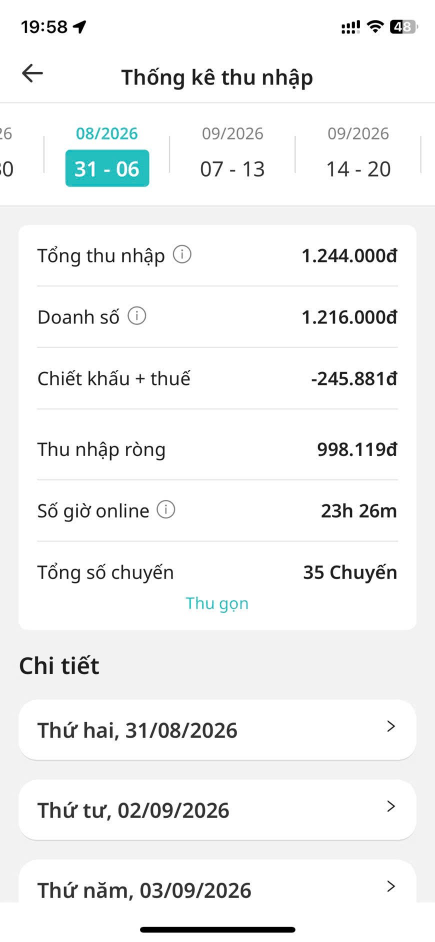
#> input picture data/test_samples/gsm_sample_bike.jpg, 870 x 1884 px (shown at 1/2 size)
$ python -i online_and_ai_detector.py   (imports and definitions only)
#> lines starting #> are read from the running program, lines starting #| are printed output that depends on the picture
import json
import numpy as np
from PIL import Image, ImageOps
from typing import Tuple, List, Optional
from pydantic import BaseModel


class SyntheticImageDetectionResult(BaseModel):
    is_flagged: bool
    status_code: str  # APPROVED, STOCK_IMAGE_DETECTED, AI_GENERATED_DETECTED
    confidence_score: float
    flag_reason: Optional[str] = None


def compute_dhash_int(pil_img: Image.Image, hash_size: int = 8) -> int:
    """Computes difference hash (dHash) as an integer for fast bitwise comparison."""
    resized = pil_img.convert("L").resize(
        (hash_size + 1, hash_size), Image.Resampling.BILINEAR
    )
    arr = np.array(resized)
    diff = arr[:, 1:] > arr[:, :-1]
    decimal_val = 0
    for bit in diff.flatten():
        decimal_val = (decimal_val << 1) | int(bit)
    return decimal_val


def hamming_distance(h1: int, h2: int) -> int:
    return bin(h1 ^ h2).count("1")


def detect_ai_generated_fft_anomalies(pil_img: Image.Image) -> Tuple[bool, float]:
    """
    Detects diffusion model generation (Midjourney, DALL-E, Flux, Stable Diffusion)
    via Fast Fourier Transform (FFT) 2D power spectrum analysis.
    AI generative models exhibit synthetic checkerboard / periodic artifacts in high frequencies.
    """
    gray = np.array(pil_img.convert("L").resize((256, 256)))
    f = np.fft.fft2(gray)
    fshift = np.fft.fftshift(f)
    magnitude_spectrum = 20 * np.log(np.abs(fshift) + 1e-8)

    # analyze high-frequency quadrant energy ratio
    h, w = magnitude_spectrum.shape
    center_y, center_x = h // 2, w // 2
    r = 30  # radius of low frequencies

    # mask out low frequencies
    y, x = np.ogrid[:h, :w]
    mask = (x - center_x) ** 2 + (y - center_y) ** 2 > r**2
    outer = magnitude_spectrum[mask]
    center = magnitude_spectrum[~mask]
    ratio = np.mean(outer) / (np.mean(center) + 1e-8)
    # natural photos have decaying high-frequency spectrum; synthetic diffusion has elevated grid peaks
    is_suspicious_ai = bool(ratio > 1.35)
    return is_suspicious_ai, float(ratio)


class OnlineStockAndAIDetector:
    def __init__(self, stock_hash_db_path: Optional[str] = None):
        self.known_stock_hashes: List[int] = []
        if stock_hash_db_path:
            try:
                with open(stock_hash_db_path, "r") as f:
                    self.known_stock_hashes = json.load(f)
            except Exception:
                pass

    def register_stock_image(self, pil_img: Image.Image):
        h = compute_dhash_int(pil_img)
        self.known_stock_hashes.append(h)

    def evaluate_image(
        self,
        pil_img: Image.Image,
        ai_detected_flag: bool = False,
        ai_evidence_note: Optional[str] = None,
    ) -> SyntheticImageDetectionResult:
        """
        Evaluates image against:
        1. Known online stock images database (dHash hamming distance <= 6).
        2. Forensic FFT frequency spectrum anomalies.
        3. Multimodal AI generative inspection flags.
        """
        # 1. Online Stock Image Database Check (original & horizontally mirrored)
        target_hash = compute_dhash_int(pil_img)
        mirrored_hash = compute_dhash_int(ImageOps.mirror(pil_img))
        for stock_hash in self.known_stock_hashes:
            dist = min(hamming_distance(target_hash, stock_hash), hamming_distance(mirrored_hash, stock_hash))
            if dist <= 6:
                return SyntheticImageDetectionResult(
                    is_flagged=True,
                    status_code="STOCK_IMAGE_DETECTED",
                    confidence_score=0.95,
                    flag_reason="Ảnh trùng khớp với kho ảnh xe stock / quảng cáo trên mạng (dHash match).",
                )

        # 2. AI Generative Inspection (Combined Visual AI + FFT)
        is_fft_ai, fft_score = detect_ai_generated_fft_anomalies(pil_img)

        if ai_detected_flag:
            return SyntheticImageDetectionResult(
                is_flagged=True,
                status_code="AI_GENERATED_DETECTED",
                confidence_score=0.92,
                flag_reason=f"Phát hiện ảnh do AI tạo (Midjourney/DALL-E/Flux): {ai_evidence_note or 'chi tiết dị thường trên logo/vành xe'}.",
            )

        if is_fft_ai:
            return SyntheticImageDetectionResult(
                is_flagged=True,
                status_code="AI_GENERATED_DETECTED",
                confidence_score=0.85,
                flag_reason=f"Phát hiện phổ tần số nhân tạo đặc trưng của mô hình khuếch tán AI (FFT score {fft_score:.2f}).",
            )

        return SyntheticImageDetectionResult(
            is_flagged=False,
            status_code="APPROVED",
            confidence_score=0.0,
            flag_reason=None,
        )


detector = OnlineStockAndAIDetector()

>>> from PIL import Image
>>> picture = Image.open('../data/test_samples/gsm_sample_bike.jpg')
#> picture is the input picture: PIL image 870x1884 RGB; mean R, G, B 243.1, 244.4, 244.4
>>> result = OnlineStockAndAIDetector().evaluate_image(picture)
#> the loop in compute_dhash_int, `for bit in diff.flatten():` made 64 passes
#> (bit, decimal_val) on passes 2 to 13: (False, 0), (False, 0), (False, 0), (True, 1), (True, 3), (False, 6), (True, 13), (False, 26), (False, 52), (True, 105), (True, 211), (True, 423)
#> after the loop in compute_dhash_int, `for bit in diff.flatten():`: decimal_val = 952917528348744718
#> the loop in compute_dhash_int (call 2), `for bit in diff.flatten():` made 64 passes
#> (bit, decimal_val) on passes 3 to 14: (False, 2), (False, 4), (False, 8), (True, 17), (True, 35), (False, 70), (False, 140), (True, 281), (False, 562), (False, 1124), (False, 2248), (False, 4496)
#> in evaluate_image, `mirrored_hash = compute_dhash_int(ImageOps.mirror(pil_img))`: mirrored_hash = 5062997476968088967
#> in detect_ai_generated_fft_anomalies, `gray = np.array(pil_img.convert("L").resize((256, 256)))`:
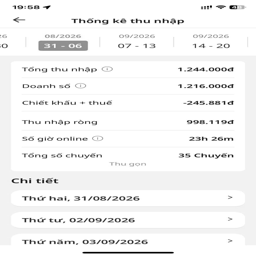
#> gray: shape (256, 256); min 0, max 255, mean 243.7
#> in detect_ai_generated_fft_anomalies, `magnitude_spectrum = 20 * np.log(np.abs(fshift) + 1e-8)`:
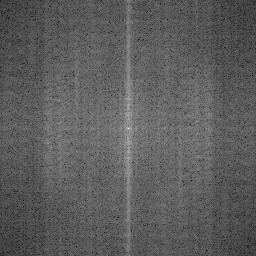
#> magnitude_spectrum: shape (256, 256) float64; min 60.69, max 331.7, mean 160; drawn with min black and max white
#> in detect_ai_generated_fft_anomalies, `center = magnitude_spectrum[~mask]`: center = 2821 values, max 331.7 at index 1410, min 113.6 at index 540, mean 186.5
#> in detect_ai_generated_fft_anomalies, `ratio = np.mean(outer) / (np.mean(center) + 1e-8)`: ratio = 0.851
#> in detect_ai_generated_fft_anomalies, `is_suspicious_ai = bool(ratio > 1.35)`: is_suspicious_ai = False
#> in evaluate_image, `is_fft_ai, fft_score = detect_ai_generated_fft_anomalies(pil_img)`: fft_score = 0.851
#> (the run stopped early here; a loop or call above may not have finished)

$ run again, on data/test_samples/gsm_sample_car_crop.jpg
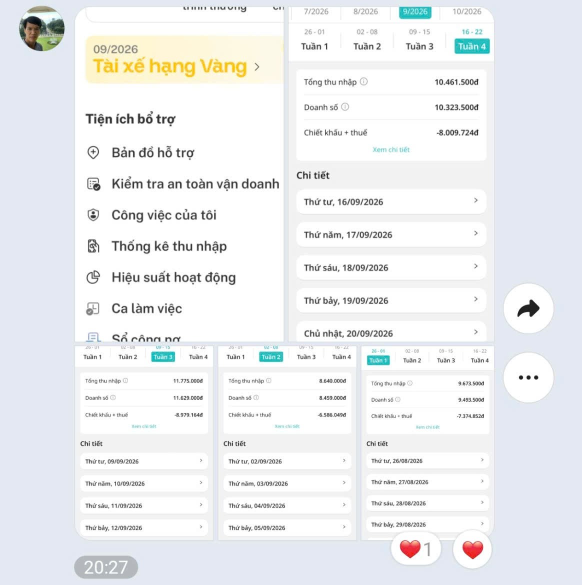
#> input picture data/test_samples/gsm_sample_car_crop.jpg, 1164 x 1169 px (shown at 1/2 size)
#> picture is the input picture: PIL image 1164x1169 RGB; mean R, G, B 237.2, 238.9, 241.1
#> the loop in compute_dhash_int, `for bit in diff.flatten():` made 64 passes
#> (bit, decimal_val) on passes 3 to 10: (True, 7), (False, 14), (False, 28), (False, 56), (False, 112), (False, 224), (True, 449), (True, 899)
#> after the loop in compute_dhash_int, `for bit in diff.flatten():`: decimal_val = 16207510254766051410
#> the loop in compute_dhash_int (call 2), `for bit in diff.flatten():` made 64 passes
#> (bit, decimal_val) on passes 3 to 10: (True, 3), (False, 6), (False, 12), (False, 24), (False, 48), (False, 96), (True, 193), (True, 387)
#> mirrored_hash = 6974047029946537137
#> in detect_ai_generated_fft_anomalies, `gray = np.array(pil_img.convert("L").resize((256, 256)))`:
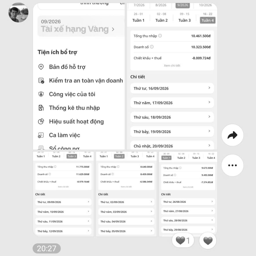
#> gray: shape (256, 256); min 9, max 255, mean 238.5
#> in detect_ai_generated_fft_anomalies, `magnitude_spectrum = 20 * np.log(np.abs(fshift) + 1e-8)`:
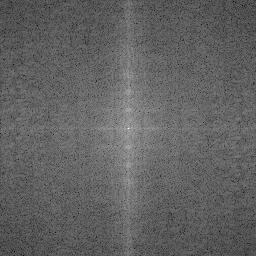
#> magnitude_spectrum: shape (256, 256) float64; min 37.39, max 331.3, mean 150.6; drawn with min black and max white
#> center = 2821 values, max 331.3 at index 1410, min 97.06 at index 521, mean 187.2
#> ratio = 0.796
#> is_suspicious_ai = False
#> fft_score = 0.796
